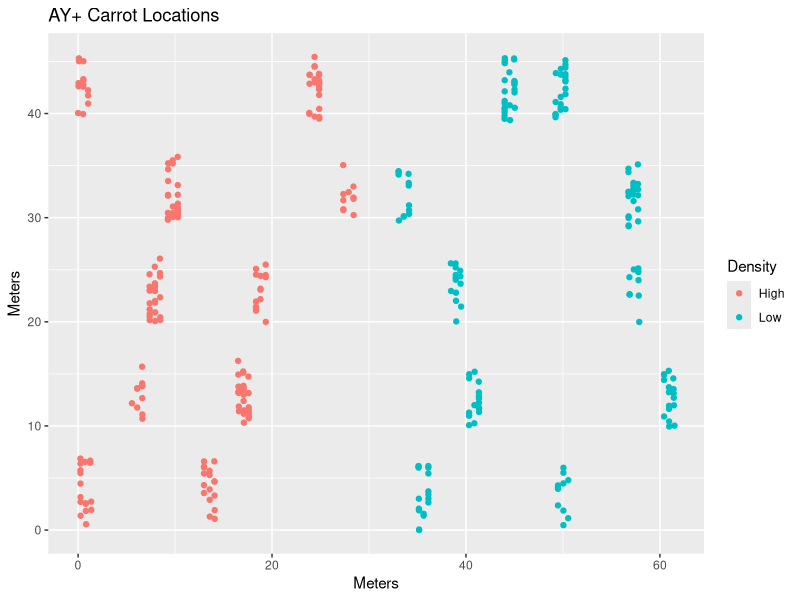
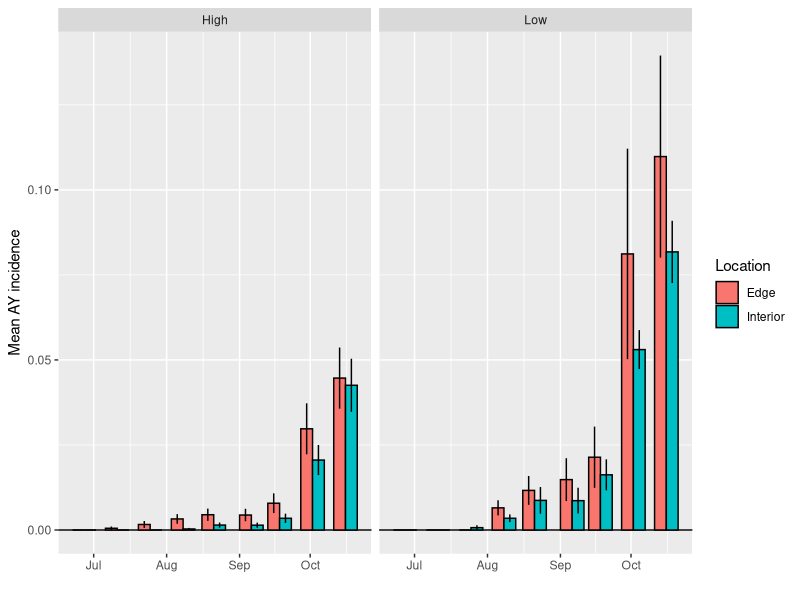
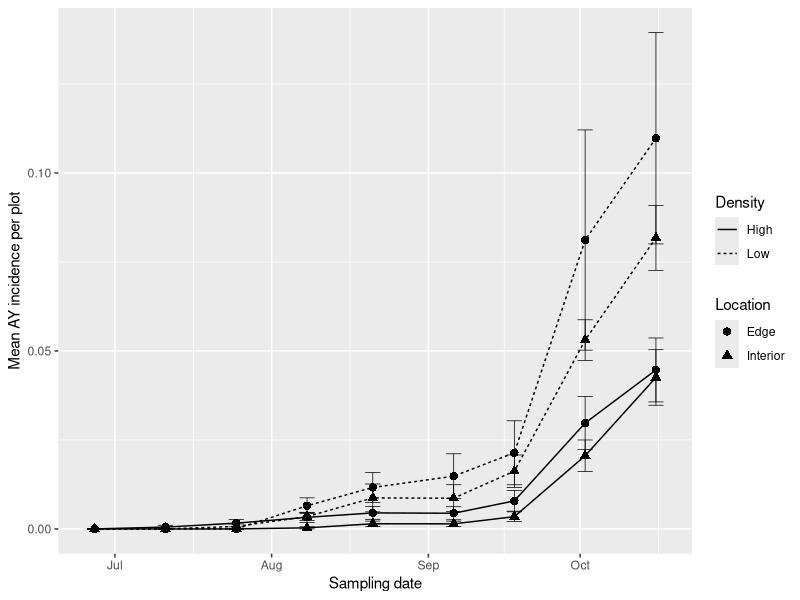
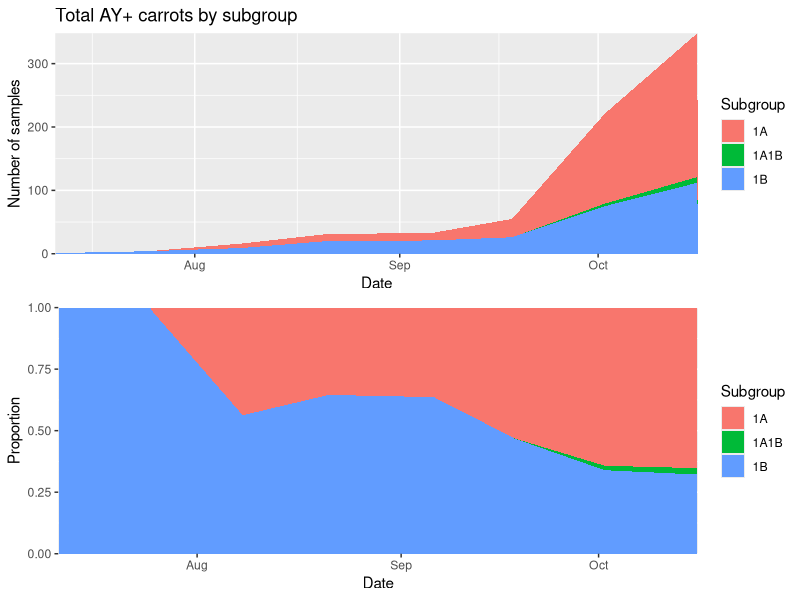
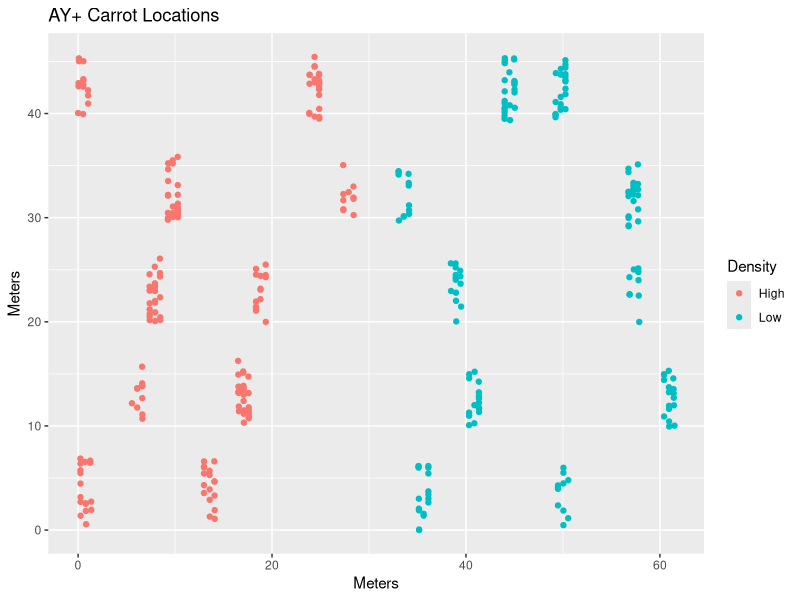
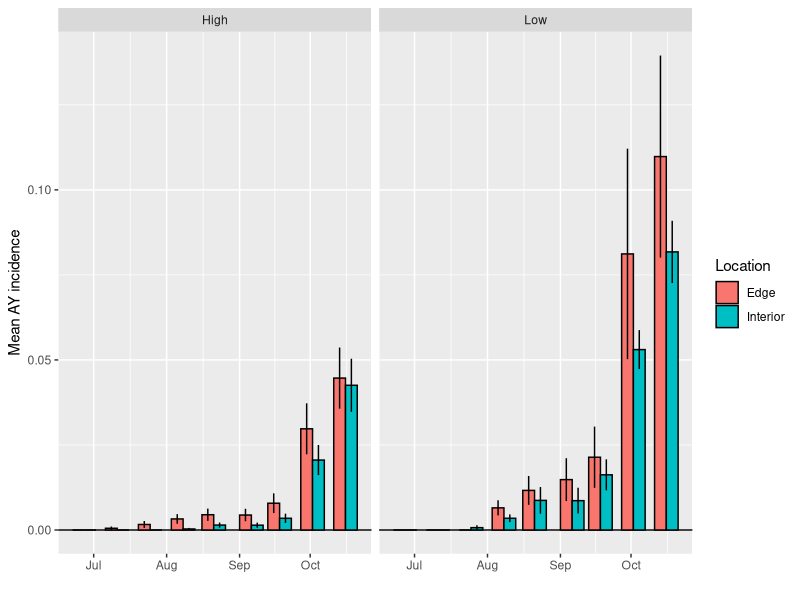
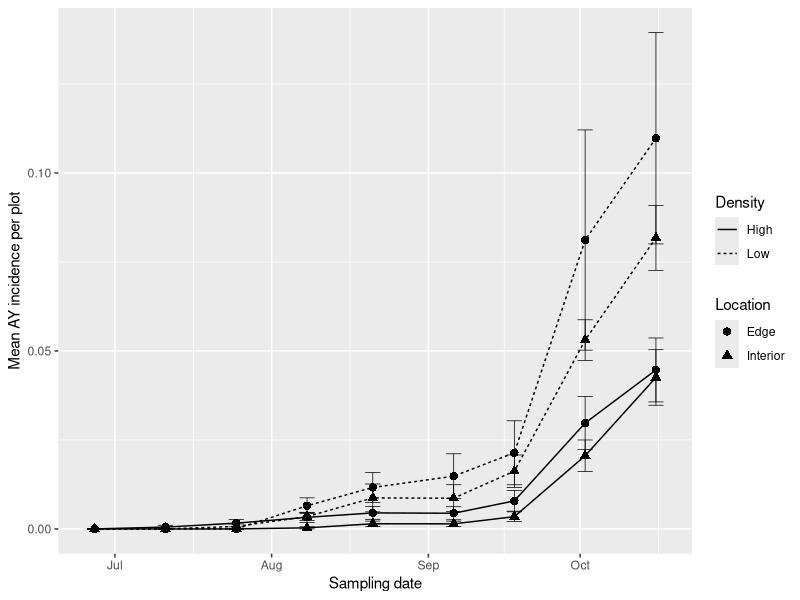

R code for these plots, in order:
# packages ----
library(stats)
library(gridExtra)
library(tidyverse)



# read data ----

# diseased carrot locations
carrots =
  read_csv("data/carrot locs wtm.csv") %>%
  filter(AY == 1) %>%
  mutate_if(is.character, as.factor) %>%
  mutate(x = WTM_X, y = WTM_Y)

# front and back stake locations
stakes =
  read_csv("data/stakes.csv") %>%
  mutate_if(is.character, as.factor)

# read AY incidence data
ay =
  read_csv("data/incidence.csv") %>%
  mutate_if(is.character, as.factor)

# plot carrot locations
ay.pts =
  carrots %>%
  mutate(x = WTM_X - min(WTM_X),
         y = WTM_Y - min(WTM_Y)) %>%
  ggplot(aes(x = x, y = y, color = Density)) +
  geom_point() +
  labs(title = "AY+ Carrot Locations",
       x = "Meters",
       y = "Meters")
ay.pts
ggsave("ay pts.png", ay.pts)



# disease incidence ----

# mean AY incidence by density and plot location
ay.summary =
  ay %>%
  group_by(Date, Density, Location) %>%
  summarise(n = n(),
            mean = mean(Incidence),
            sd = sd(Incidence),
            se = sd(Incidence)/sqrt(n()))


# bar plot of incidence over time by groups
ay.barplot =
  ay.summary %>%
  ggplot(aes(x = Date,
             y = mean,
             ymin = mean - se,
             ymax = mean + se,
             fill = Location)) +
  geom_hline(yintercept = 0) +
  geom_bar(stat = "identity",
           color = "black",
           width = 10,
           position = "dodge") +
  geom_linerange(position = position_dodge(10)) +
  facet_grid(. ~ Density) +
  labs(y = "Mean AY incidence", x = "")
ay.barplot
ggsave("ay barplot.png", ay.barplot)

# disease incidence over time, line plot
ay.lineplot =
  ay.summary %>%
  ggplot(aes(x = Date,
             y = mean,
             ymin = mean - se,
             ymax = mean + se,
             group = paste(Density, Location))) +
  geom_line(aes(linetype = Density), size = .5) +
  geom_point(aes(shape = Location), size = 2.5) +
  geom_errorbar(width = 3, size = .25) +
  scale_shape_discrete() +
  scale_color_manual(values = c("black", "darkgrey")) +
  labs(y = "Mean AY incidence per plot", x = "Sampling date")
ay.lineplot
ggsave("ay lineplot.png", ay.lineplot)



# subgroup plots ----

subgroups = read_csv("data/subgroups.csv") %>%
  mutate_if(is.character, as.factor)
str(subgroups)

# cumulative subgroups over time
subgroup_count = subgroups %>%
  group_by(Date, Subgroup) %>%
  summarise(n = n()) %>%
  spread(Subgroup, n, fill = 0) %>%
  gather(Subgroup, n, `1A`:`1B`) %>%
  ungroup() %>%
  arrange(Subgroup) %>%
  group_by(Subgroup) %>%
  mutate(cumn = cumsum(n))
subgroup_count

library(gridExtra)
p = subgroup_count %>%
  ggplot(aes(x = Date, y = cumn, fill = Subgroup)) +
  coord_cartesian(expand = F)
grid.arrange(p + geom_area() +
               labs(title = "Total AY+ carrots by subgroup",
                    y = "Number of samples"),
             p + geom_area(position = "fill") +
               labs(y = "Proportion"))

